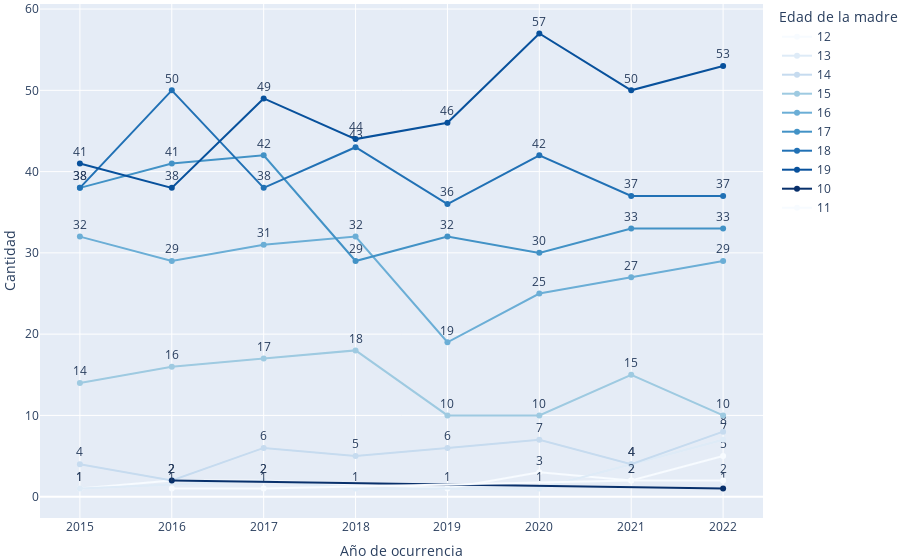

The notebook cell saved with this chart:
### Code cell
# Calcular el conteo de ocurrencias por anio_ocur y edad
ocurrencias_por_anio_edad = MORT_MAT.groupby(['anio_ocur', 'edad']).size().reset_index(name='Cantidad de ocurrencias')
ocurrencias_por_anio_edad.to_csv('C://Users//sdvc0//OneDrive//Escritorio//REPOSITORIO_ENAPEA//BACK//Mortalidad//Materna//Gráficas//MORT_MAT_5.csv', index=False)

# Crear gráfica de líneas con Plotly Express
fig = px.line(ocurrencias_por_anio_edad, x='anio_ocur', y='Cantidad de ocurrencias', color='edad',
              labels={'anio_ocur': 'Año de ocurrencia', 'Cantidad de ocurrencias': 'Cantidad'},
              color_discrete_sequence=px.colors.sequential.Blues,
              text='Cantidad de ocurrencias',
              hover_data={'edad': True, 'Cantidad de ocurrencias': ':.0f'})

# Configurar diseño de la gráfica
fig.update_layout(
    margin=dict(l=0, r=80, t=0, b=0),  # Ajuste del margen derecho a 20
    legend_title='Edad de la madre',
    legend=dict(orientation='v', yanchor='top', y=1, xanchor='right', x=5),
    autosize=True,

)
fig.update_traces(textposition='top center')
# Guardar la gráfica en un archivo HTML

# Mostrar la gráfica (opcional)
fig.show()
fig.write_html('C://Users//sdvc0//OneDrive//Escritorio//REPOSITORIO_ENAPEA//BACK//Mortalidad//Materna//Gráficas//MORT_MAT_5.html')

### Figure 1 — Plotly figure (JSON) as saved in the notebook; plotly's stock layout.template omitted (floating-point values rounded to 4 significant figures)
{"data": [{"customdata": [[12], [12], [12], [12], [12], [12], [12]], "hovertemplate": "edad=%{customdata[0]}<br>Año de ocurrencia=%{x}<br>Cantidad=%{text:.0f}<extra></extra>", "legendgroup": "12", "line": {"color": "rgb(247,251,255)", "dash": "solid"}, "marker": {"symbol": "circle"}, "mode": "lines+markers+text", "name": "12", "orientation": "v", "showlegend": true, "text": [1, 2, 2, 1, 3, 2, 5], "textposition": "top center", "type": "scatter", "x": [2015, 2016, 2017, 2019, 2020, 2021, 2022], "xaxis": "x", "y": [1, 2, 2, 1, 3, 2, 5], "yaxis": "y"}, {"customdata": [[13], [13], [13], [13], [13], [13]], "hovertemplate": "edad=%{customdata[0]}<br>Año de ocurrencia=%{x}<br>Cantidad=%{text:.0f}<extra></extra>", "legendgroup": "13", "line": {"color": "rgb(222,235,247)", "dash": "solid"}, "marker": {"symbol": "circle"}, "mode": "lines+markers+text", "name": "13", "orientation": "v", "showlegend": true, "text": [1, 2, 1, 1, 4, 7], "textposition": "top center", "type": "scatter", "x": [2015, 2017, 2018, 2020, 2021, 2022], "xaxis": "x", "y": [1, 2, 1, 1, 4, 7], "yaxis": "y"}, {"customdata": [[14], [14], [14], [14], [14], [14], [14], [14]], "hovertemplate": "edad=%{customdata[0]}<br>Año de ocurrencia=%{x}<br>Cantidad=%{text:.0f}<extra></extra>", "legendgroup": "14", "line": {"color": "rgb(198,219,239)", "dash": "solid"}, "marker": {"symbol": "circle"}, "mode": "lines+markers+text", "name": "14", "orientation": "v", "showlegend": true, "text": [4, 2, 6, 5, 6, 7, 4, 8], "textposition": "top center", "type": "scatter", "x": [2015, 2016, 2017, 2018, 2019, 2020, 2021, 2022], "xaxis": "x", "y": [4, 2, 6, 5, 6, 7, 4, 8], "yaxis": "y"}, {"customdata": [[15], [15], [15], [15], [15], [15], [15], [15]], "hovertemplate": "edad=%{customdata[0]}<br>Año de ocurrencia=%{x}<br>Cantidad=%{text:.0f}<extra></extra>", "legendgroup": "15", "line": {"color": "rgb(158,202,225)", "dash": "solid"}, "marker": {"symbol": "circle"}, "mode": "lines+markers+text", "name": "15", "orientation": "v", "showlegend": true, "text": [14, 16, 17, 18, 10, 10, 15, 10], "textposition": "top center", "type": "scatter", "x": [2015, 2016, 2017, 2018, 2019, 2020, 2021, 2022], "xaxis": "x", "y": [14, 16, 17, 18, 10, 10, 15, 10], "yaxis": "y"}, {"customdata": [[16], [16], [16], [16], [16], [16], [16], [16]], "hovertemplate": "edad=%{customdata[0]}<br>Año de ocurrencia=%{x}<br>Cantidad=%{text:.0f}<extra></extra>", "legendgroup": "16", "line": {"color": "rgb(107,174,214)", "dash": "solid"}, "marker": {"symbol": "circle"}, "mode": "lines+markers+text", "name": "16", "orientation": "v", "showlegend": true, "text": [32, 29, 31, 32, 19, 25, 27, 29], "textposition": "top center", "type": "scatter", "x": [2015, 2016, 2017, 2018, 2019, 2020, 2021, 2022], "xaxis": "x", "y": [32, 29, 31, 32, 19, 25, 27, 29], "yaxis": "y"}, {"customdata": [[17], [17], [17], [17], [17], [17], [17], [17]], "hovertemplate": "edad=%{customdata[0]}<br>Año de ocurrencia=%{x}<br>Cantidad=%{text:.0f}<extra></extra>", "legendgroup": "17", "line": {"color": "rgb(66,146,198)", "dash": "solid"}, "marker": {"symbol": "circle"}, "mode": "lines+markers+text", "name": "17", "orientation": "v", "showlegend": true, "text": [38, 41, 42, 29, 32, 30, 33, 33], "textposition": "top center", "type": "scatter", "x": [2015, 2016, 2017, 2018, 2019, 2020, 2021, 2022], "xaxis": "x", "y": [38, 41, 42, 29, 32, 30, 33, 33], "yaxis": "y"}, {"customdata": [[18], [18], [18], [18], [18], [18], [18], [18]], "hovertemplate": "edad=%{customdata[0]}<br>Año de ocurrencia=%{x}<br>Cantidad=%{text:.0f}<extra></extra>", "legendgroup": "18", "line": {"color": "rgb(33,113,181)", "dash": "solid"}, "marker": {"symbol": "circle"}, "mode": "lines+markers+text", "name": "18", "orientation": "v", "showlegend": true, "text": [38, 50, 38, 43, 36, 42, 37, 37], "textposition": "top center", "type": "scatter", "x": [2015, 2016, 2017, 2018, 2019, 2020, 2021, 2022], "xaxis": "x", "y": [38, 50, 38, 43, 36, 42, 37, 37], "yaxis": "y"}, {"customdata": [[19], [19], [19], [19], [19], [19], [19], [19]], "hovertemplate": "edad=%{customdata[0]}<br>Año de ocurrencia=%{x}<br>Cantidad=%{text:.0f}<extra></extra>", "legendgroup": "19", "line": {"color": "rgb(8,81,156)", "dash": "solid"}, "marker": {"symbol": "circle"}, "mode": "lines+markers+text", "name": "19", "orientation": "v", "showlegend": true, "text": [41, 38, 49, 44, 46, 57, 50, 53], "textposition": "top center", "type": "scatter", "x": [2015, 2016, 2017, 2018, 2019, 2020, 2021, 2022], "xaxis": "x", "y": [41, 38, 49, 44, 46, 57, 50, 53], "yaxis": "y"}, {"customdata": [[10], [10]], "hovertemplate": "edad=%{customdata[0]}<br>Año de ocurrencia=%{x}<br>Cantidad=%{text:.0f}<extra></extra>", "legendgroup": "10", "line": {"color": "rgb(8,48,107)", "dash": "solid"}, "marker": {"symbol": "circle"}, "mode": "lines+markers+text", "name": "10", "orientation": "v", "showlegend": true, "text": [2, 1], "textposition": "top center", "type": "scatter", "x": [2016, 2022], "xaxis": "x", "y": [2, 1], "yaxis": "y"}, {"customdata": [[11], [11], [11], [11]], "hovertemplate": "edad=%{customdata[0]}<br>Año de ocurrencia=%{x}<br>Cantidad=%{text:.0f}<extra></extra>", "legendgroup": "11", "line": {"color": "rgb(247,251,255)", "dash": "solid"}, "marker": {"symbol": "circle"}, "mode": "lines+markers+text", "name": "11", "orientation": "v", "showlegend": true, "text": [1, 1, 2, 2], "textposition": "top center", "type": "scatter", "x": [2016, 2017, 2021, 2022], "xaxis": "x", "y": [1, 1, 2, 2], "yaxis": "y"}], "layout": {"autosize": true, "legend": {"orientation": "v", "title": {"text": "Edad de la madre"}, "tracegroupgap": 0, "x": 5, "xanchor": "right", "y": 1, "yanchor": "top"}, "margin": {"b": 0, "l": 0, "r": 80, "t": 0}, "xaxis": {"anchor": "y", "domain": [0, 1], "title": {"text": "Año de ocurrencia"}}, "yaxis": {"anchor": "x", "domain": [0, 1], "title": {"text": "Cantidad"}}}}
